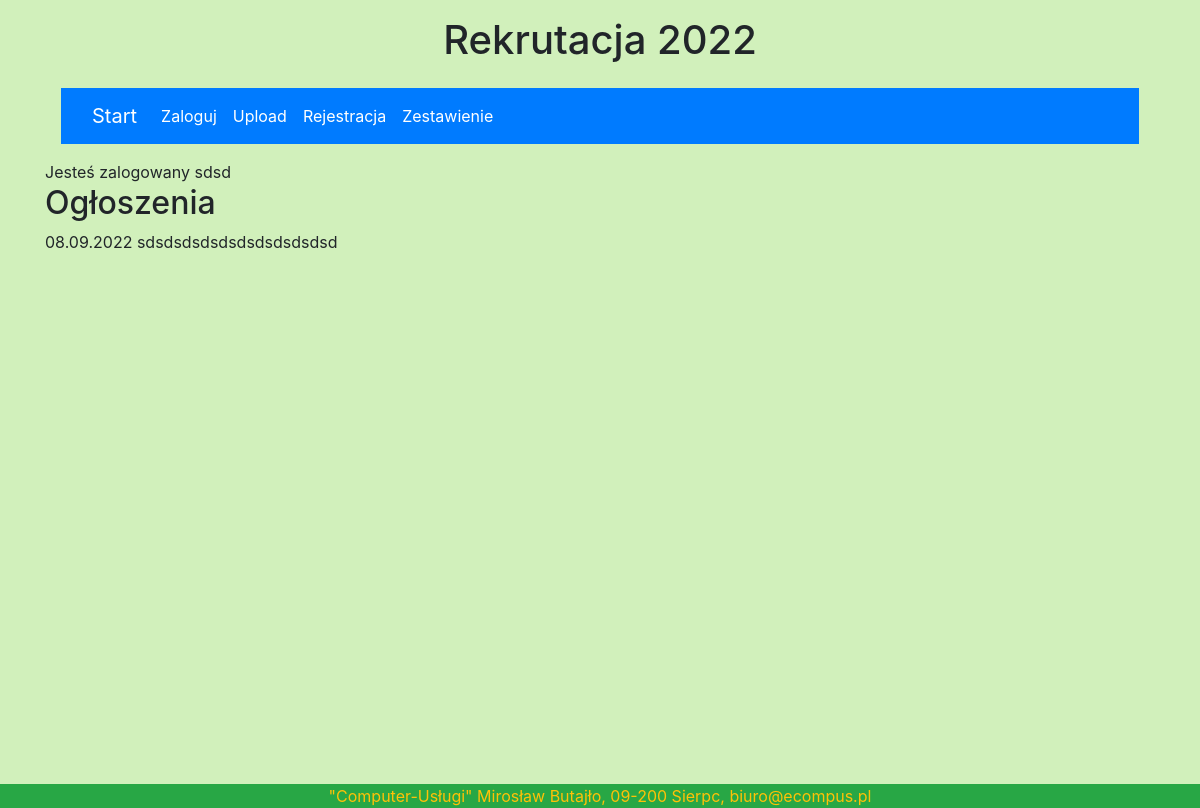
The page /ogloszenia/ (signed in) on the database its author committed.
### licznik/models.py (models this page shows, shortened)
class User(AbstractUser):
    username = models.CharField(max_length=30, unique=True, verbose_name='Nazwa użytkownika',
                                help_text='Unikalna nazwa')
    first_name = models.CharField(max_length=200, help_text='Wymagany', verbose_name='Imię')
    second_name = models.CharField(null=True, blank=True, max_length=10, help_text='Opcja', verbose_name='Drugie imię ')
    last_name = models.CharField(max_length=200, help_text='Wymagany', verbose_name='Nazwisko')
    pesel = models.CharField(max_length=11, unique=True, validators=[
        MinLengthValidator(11), MaxLengthValidator(11), f_pesel], help_text='Wymagany')
    email = models.EmailField('email adress', unique=True, help_text='Wymagany')
    REQUIRED_FIELDS = ['pesel','first_name','email']
    def __str__(self):
        return f'{str(self.last_name)} {str(self.first_name)}'

class Post(models.Model):
    title = models.CharField(max_length=255)
    text = models.CharField(max_length=255)
    date = models.DateField(default=timezone.now, verbose_name='Data wpisu')

### licznik/views.py (the view)
# urls.py: path('ogloszenia/', views.readposts, name="readposts-page"),
@login_required(login_url='/accounts/login')
def readposts(request):
    allposts = Post.objects.order_by('-date')
    return render(request, 'readposts.html',{'allposts':allposts})

### licznik/templates/readposts.html (shortened to what this page needs)
{% extends 'base.html' %}
{%block content %}
Jesteś zalogowany {{ user }}
<br>
<h2>Ogłoszenia</h2>
{% for post in allposts %}
    {{ post.date }}
    {{ post.text }}
<br>
{% endfor %}
{% endblock %}

### licznik/static/style.css (style rules this page uses)
.bgpage { background-color: #d1f0bb; }

### rows shown on the page
User: last_name+first_name "sdsd"
Post: date "08.09.2022", text "sdsdsdsdsdsdsdsdsdsdsd"
